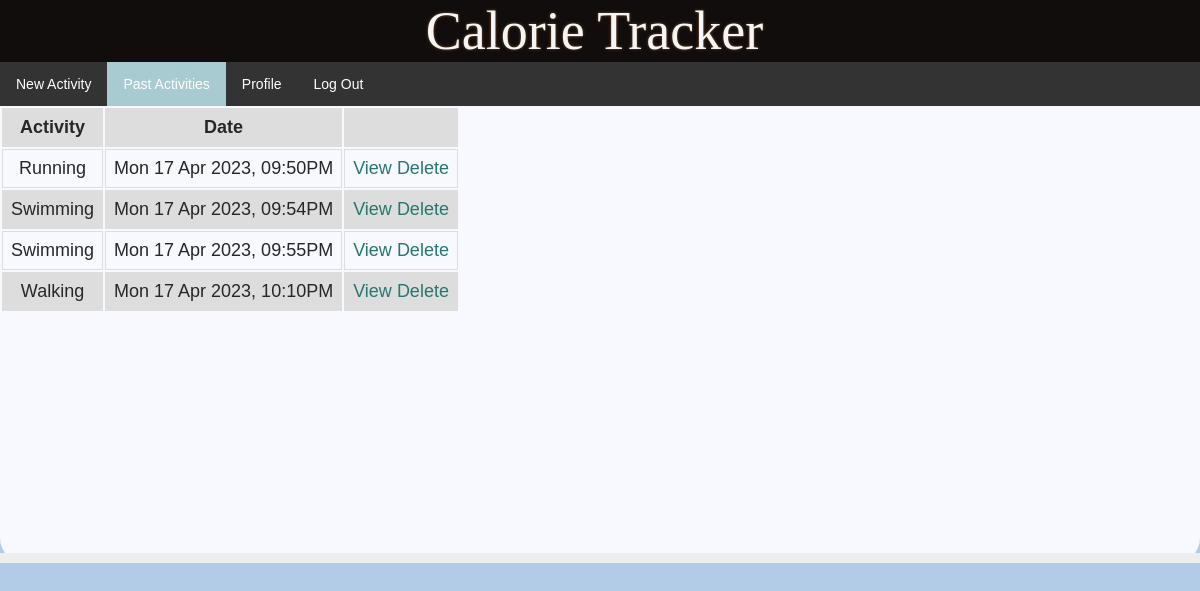
Screenshot of / (signed in) with the database file from the repository.
### models.py (models this page shows, shortened)
class Activity(db.Model):
	__tablename__ = 'activity'
	activity_id = db.Column(db.Integer, primary_key=True)
	parent_id = db.Column(db.Integer, db.ForeignKey('user.user_id'), nullable=True)
	users = relationship("User", backref="activity", lazy="dynamic", foreign_keys='User.curr_room', post_update=True)
	date_created = db.Column(db.DateTime, nullable=True)
	activity_type = db.Column(db.String(24), nullable=False)
	duration = db.Column(db.Integer, nullable=False)
	duration_minutes = db.Column(db.Integer, nullable=False)
	calculation = db.Column(db.Integer, nullable=False)
	weight = db.Column(db.Integer, nullable=False)
	height = db.Column(db.Integer, nullable=False)
	age = db.Column(db.Integer, nullable=False)

### calorie.py (the view)
@app.route('/', methods=['GET', 'POST'])
def home():
    if not g.user:
        return redirect('/login')
    g.user.activity = None
    db.session.commit()
    activities = Activity.query.all()
    print(activities)
    return render_template('home.html', activities=activities)

### calorie.py (called while the page is built)
@app.before_request
def before_request():
    g.user = None
    if 'user_id' in session:
        g.user = User.query.filter_by(user_id=session['user_id']).first()

### templates/home.html (shortened to what this page needs)
{% extends "layout.html" %}
{% block body %}
    <ul>
        <li><a href="{{ url_for('newActivity') }}">New Activity </a></li>
        <li class="active"><a href="{{ url_for('home') }}">Past Activities </a></li>
        <li><a href="{{ url_for('profile') }}">Profile</a></li>
        <li><a href="{{ url_for('logout') }}">Log Out</a></li>
    </ul>
  {% if activities %}
  <div class="events">
  <table>
    <tr>
      <th style="text-align: center;">Activity</th>
      <th style="text-align: center;">Date</th>
      <th>    </th>
    </tr>
  {%for activity in activities%}
  {% if g.user.user_id == activity.parent_id%}
    <tr>
           <span><td style="text-align: center;">{{ activity.activity_type }}</td></span> <span><td style="text-align: center;">{{ activity.date_created.strftime('%a %d %b %Y, %I:%M%p') }}</td></span>
          <td style="text-align: center;"><a style="text-decoration: none;" href="{{ url_for('activity', activityid=activity.activity_id) }}"> View </a> <a style="text-decoration: none;" href="{{ url_for('delete', activityid=activity.activity_id) }}">Delete</a> </td>
    </tr>
    {% endif %}
  {% endfor %}
  </table>
  </div>
  {% else %}
    <span>There are no activities yet.</span>
  {% endif %}
{% endblock %}

### templates/layout.html (shortened to what this page needs)
<!doctype html>
<head>
</head>
<link rel="stylesheet" type="text/css" href="{{ url_for('static', filename='style.css') }}">
<div class="page">
    <div id="title">Calorie Tracker</div>
  <div class="body">
  {% block body %}{% endblock %}
  </div>
  <div class="footer">
  </div>
</div>

### static/style.css (style rules this page uses)
a { color: #26776F; }
div.page { background: #F8F8FF; width: 100%; border-radius: 25px; }
#title { position: relative; z-index: 4; top: 0; font-size: 54px; background-color: #120d0d; color: whitesmoke; padding-left: 5px; padding-right: 16px; text-align: center; font-family: 'American Typewriter', serif; text-shadow: 0 0 3px #7e5124; font-weight: normal; }
div.page div.events { color: #282727; font-size: large; padding-bottom: 20%; display: flex; align-items: center; }
div.page div.footer { background: #eee; color: #888; padding: 5px 10px; font-size: 12px; bottom: 0; }
ul { list-style-type: none; margin: 0; padding: 0; overflow: hidden; background-color: #333; }
li { float: left; }
li a { display: block; color: white; text-align: center; padding: 14px 16px; text-decoration: none; }
.active { background-color: rgb(167, 203, 208); }
td, th { border: 1px solid #dddddd; text-align: left; padding: 8px; }
tr:nth-child(odd) { background-color: #dddddd; }

### rows the page displays
Activity: activity_type "Running", date_created "Mon 17 Apr 2023, 09:50PM"
Activity: activity_type "Swimming", date_created "Mon 17 Apr 2023, 09:54PM"
Activity: activity_type "Swimming", date_created "Mon 17 Apr 2023, 09:55PM"
Activity: activity_type "Walking", date_created "Mon 17 Apr 2023, 10:10PM"
